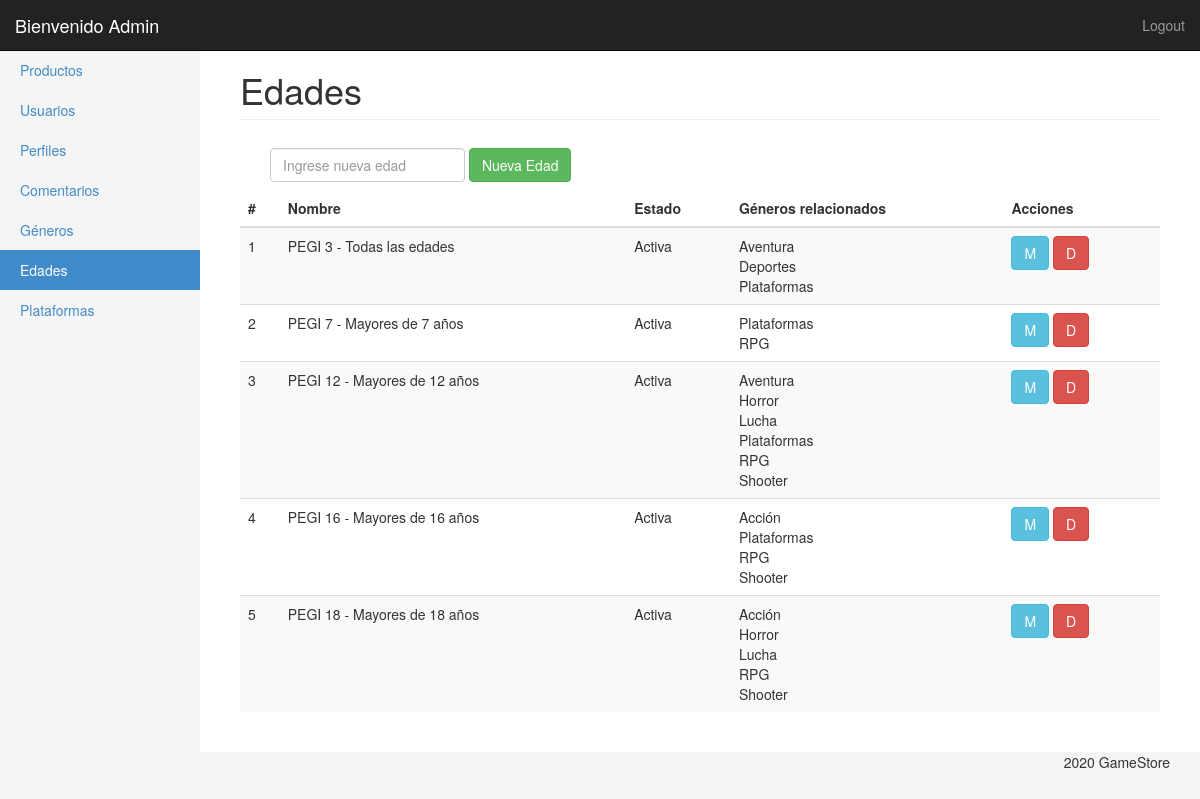
Before: /ProduccionWeb_TP1/panel/edades.php (signed in) with the older database file.
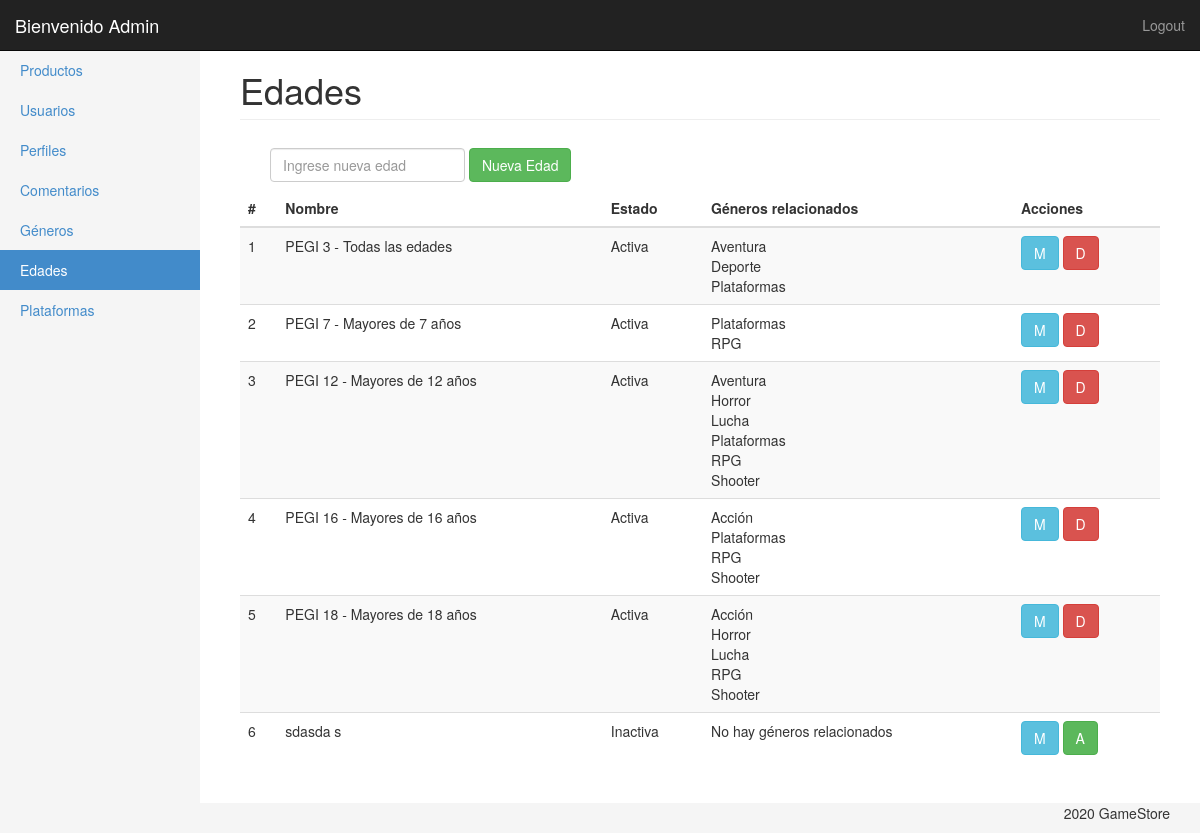
After: the same page with the newer database file.
### tables this page shows
CREATE TABLE `edades` (
  `id` int(11) NOT NULL,
  `nombre` varchar(50) NOT NULL,
  `estado` tinyint(1) NOT NULL DEFAULT 1,
  `enabled` tinyint(1) NOT NULL DEFAULT 1
);

CREATE TABLE `generos` (
  `id` int(11) NOT NULL,
  `nombre` varchar(50) NOT NULL,
  `estado` tinyint(1) NOT NULL DEFAULT 1,
  `enabled` tinyint(1) NOT NULL DEFAULT 1
);

### ProduccionWeb_TP1/panel/clases/edad.php (called while the page is built, shortened)
<?php
Class Edad{
	private $con;
	public function __construct($con){
		$this->con = $con;
	}
	public function getList(){
		$query = "SELECT *
					FROM edades
					WHERE enabled = '1' ";
        return $this->con->query($query);
	}
	public function getCategoria($id){
		$query = "	SELECT generos.nombre
					FROM generos INNER JOIN genero_edades
					ON generos.id = genero_edades.idgen
					INNER JOIN edades
					ON edades.id = genero_edades.idedad
					WHERE edades.id=".$id." AND generos.enabled = 1 AND generos.estado = 1 ";
		return $this->con->query($query);
	}
}

### ProduccionWeb_TP1/panel/edades.php (the view, shortened to what this page needs)
<?php
require('inc/header.php');
?>
<div class="container-fluid">
	<?php $edadMenu = 'Edades';
	$edad = new Edad($con);
	include('inc/side_bar.php');
	?>
	<div class="col-sm-9 col-md-10 main">
		<h1 class="page-header">
			<?php echo $edadMenu ?>
		</h1>
		<div class="container-fluid">
			<form action="edades.php" method="post" class="navbar-form navbar-left">
				<input type="text" class="form-control" id="nombre" name="nombre" placeholder="Ingrese nueva edad">
				<button type="submit" class="btn btn-success" name="alta_edades" title="Agregar">Nueva Edad</button></a>
			</form>
		</div>
		<div class="table-responsive">
			<table class="table table-striped">
				<thead>
					<tr>
						<th>#</th>
						<th>Nombre</th>
						<th>Estado</th>
						<th>Géneros relacionados</th>
						<th>Acciones</th>
					</tr>
				</thead>
				<tbody>
					<?php
					foreach ($edad->getList() as $edades) { ?>
						<tr>
						<td><?php echo $edades['id'];?></td>
						<td><?php echo $edades['nombre'];?></td>
						<td><?php if($edades['estado'] == 1){
							echo 'Activa';
						} else {
							echo 'Inactiva';
						} 	?></td>
						<td> <?php
						$haycat = false;
						foreach ($edad->getCategoria($edades['id']) as $cate) {
									$haycat = true;
									echo $cate['nombre'];
									?> <br> <?php
								}
								if(!$haycat){
									echo "No hay géneros relacionados";
								} ?></td>
						<td>
						<a href="edades_ae.php?edit=<?php echo $edades['id']?>"><button type="button" class="btn btn-info" title="Modificar nombre">M</button></a>
							<?php if($edades['estado'] == 0){ ?>
								<a href="edades.php?modif=<?php echo $edades['estado'] ?>&id=<?php echo $edades['id']?>"><button type="button" class="btn btn-success" title="Activar">A</button></a>
							<?php } else { ?>
								<a href="edades.php?modif=<?php echo $edades['estado'] ?>&id=<?php echo $edades['id']?>"><button type="button" class="btn btn-danger" title="Desactivar">D</button></a>
							<?php } ?>
						</td>
						</tr>
					<?php } ?>
				</tbody>
			</table>
		</div>
	</div>
</div>
<?php include('inc/footer.php'); ?>

Changed rows visible on the page:
changed generos: nombre "Deportes" → "Deporte"
added edades: id "6", nombre "sdasda s", estado "Inactiva", shows "No hay géneros relacionados"
